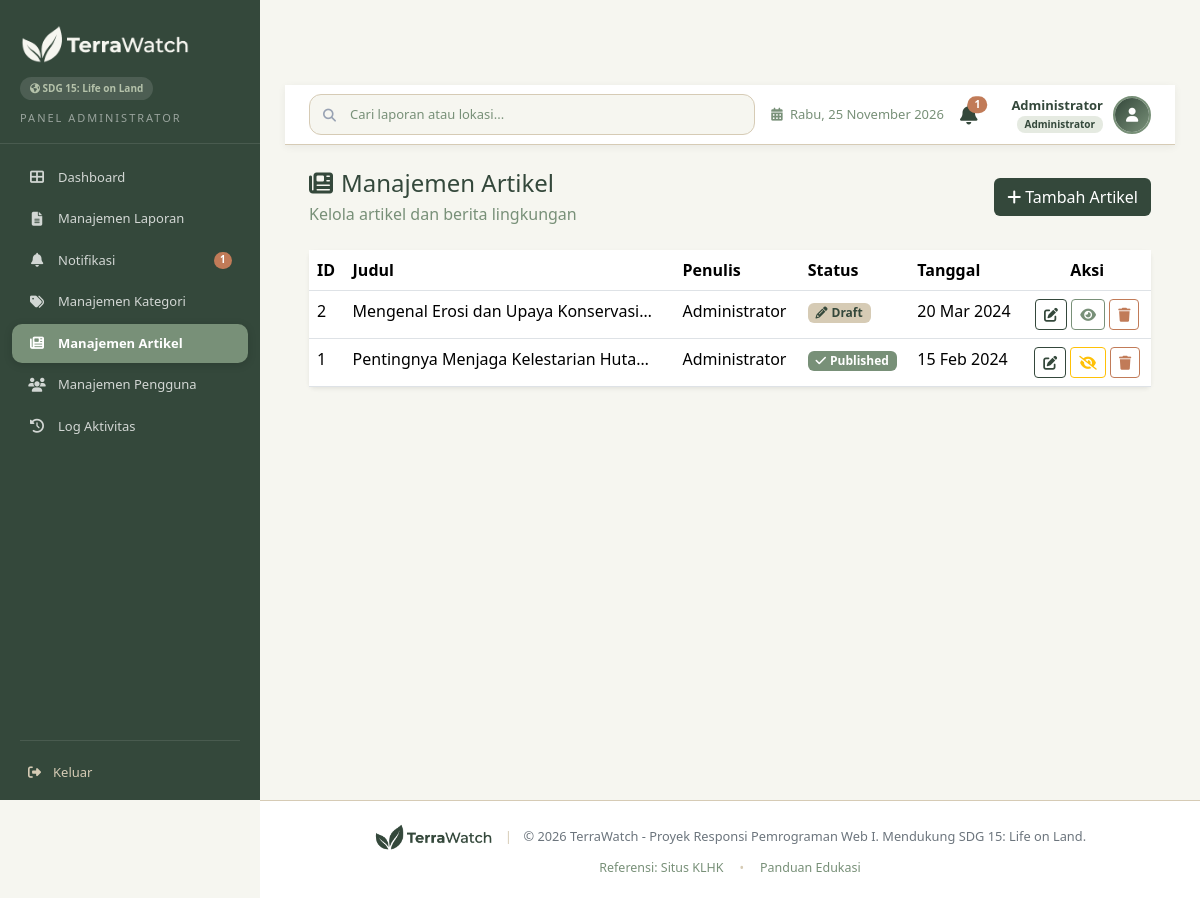
Screenshot of /admin/manajemen_artikel.php (signed in) with the database file from the repository.
### tables this page shows
CREATE TABLE `articles` (
  `article_id` INT                       NOT NULL AUTO_INCREMENT,
  `admin_id`   INT                       NOT NULL,
  `title`      VARCHAR(255)              NOT NULL,
  `content`    TEXT                      NOT NULL,
  `image`      VARCHAR(255)              NULL DEFAULT NULL,
  `status`     ENUM('Draft','Published') NOT NULL DEFAULT 'Draft',
  `created_at` TIMESTAMP                 NOT NULL DEFAULT CURRENT_TIMESTAMP,
  `updated_at` TIMESTAMP                 NOT NULL DEFAULT CURRENT_TIMESTAMP ON UPDATE CURRENT_TIMESTAMP,
  PRIMARY KEY (`article_id`),
  INDEX `idx_articles_created_at` (`created_at`),
  CONSTRAINT `fk_articles_admin` FOREIGN KEY (`admin_id`) REFERENCES `users`(`user_id`)
);

CREATE TABLE `users` (
  `user_id`       INT                  NOT NULL AUTO_INCREMENT,
  `name`          VARCHAR(100)         NOT NULL,
  `email`         VARCHAR(150)         NOT NULL,
  `password`      VARCHAR(255)         NOT NULL,
  `role`          ENUM('user','admin') NOT NULL DEFAULT 'user',
  `is_active`     TINYINT(1)           NOT NULL DEFAULT 1,
  `profile_photo` VARCHAR(255)         NULL DEFAULT NULL,
  `phone`         VARCHAR(20)          NULL DEFAULT NULL,
  `address`       TEXT                 NULL,
  `created_at`    TIMESTAMP            NOT NULL DEFAULT CURRENT_TIMESTAMP,
  PRIMARY KEY (`user_id`),
  UNIQUE INDEX `idx_users_email` (`email`)
);

### helpers/functions.php (called while the page is built, shortened)
<?php
function formatDate(string $date, string $format = 'd M Y'): string
{
    $months = [
        'Jan' => 'Jan', 'Feb' => 'Feb', 'Mar' => 'Mar',
        'Apr' => 'Apr', 'May' => 'Mei', 'Jun' => 'Jun',
        'Jul' => 'Jul', 'Aug' => 'Agu', 'Sep' => 'Sep',
        'Oct' => 'Okt', 'Nov' => 'Nov', 'Dec' => 'Des',
    ];
    $formatted = date($format, strtotime($date));
    return str_replace(array_keys($months), array_values($months), $formatted);
}

### admin/manajemen_artikel.php (the view, shortened to what this page needs)
<?php
require_once __DIR__ . '/../helpers/functions.php';
$stmt = $pdo->query("SELECT a.*, u.name as author_name FROM articles a LEFT JOIN users u ON a.admin_id = u.user_id ORDER BY a.created_at DESC");
$articles = $stmt->fetchAll(PDO::FETCH_ASSOC);
include __DIR__ . '/../includes/header.php';
include __DIR__ . '/../includes/admin_sidebar.php';
?>
<div class="main-content">
    <?php include __DIR__ . '/../includes/topbar.php'; ?>
    <div class="content-wrapper p-4">
        <div class="d-flex justify-content-between align-items-center mb-4">
            <div>
                <h4 class="mb-1"><i class="fas fa-newspaper me-2"></i>Manajemen Artikel</h4>
                <p class="text-muted mb-0">Kelola artikel dan berita lingkungan</p>
            </div>
            <a href="tambah_artikel.php" class="btn text-white" style="background-color:#34483B;">
                <i class="fas fa-plus me-1"></i>Tambah Artikel
            </a>
        </div>
        <div class="card border-0 shadow-sm">
            <div class="card-body p-0">
                <div class="table-responsive">
                    <table class="table table-hover mb-0">
                        <thead style="background-color: #F6F6F0;">
                            <tr>
                                <th>ID</th>
                                <th>Judul</th>
                                <th>Penulis</th>
                                <th>Status</th>
                                <th>Tanggal</th>
                                <th class="text-center">Aksi</th>
                            </tr>
                        </thead>
                        <tbody>
                            <?php if (empty($articles)): ?>
                            <tr><td colspan="6" class="text-center text-muted py-4"><i class="fas fa-newspaper fa-2x mb-2 d-block"></i>Belum ada artikel</td></tr>
                            <?php else: ?>
                            <?php foreach ($articles as $a): ?>
                            <tr>
                                <td><?= $a['article_id'] ?></td>
                                <td>
                                    <div class="text-truncate" style="max-width: 300px;">
                                        <?= htmlspecialchars($a['title']) ?>
                                    </div>
                                </td>
                                <td><?= htmlspecialchars($a['author_name'] ?? 'Admin') ?></td>
                                <td>
                                    <?php if ($a['status'] === 'Published'): ?>
                                    <span class="badge" style="background:#789078;color:#fff;"><i class="fas fa-check me-1"></i>Published</span>
                                    <?php else: ?>
                                    <span class="badge" style="background:#D6CBB5;color:#34483B;"><i class="fas fa-pencil-alt me-1"></i>Draft</span>
                                    <?php endif; ?>
                                </td>
                                <td><?= formatDate($a['created_at']) ?></td>
                                <td class="text-center">
                                    <a href="tambah_artikel.php?id=<?= $a['article_id'] ?>" class="btn btn-sm btn-outline-primary" title="Edit">
                                        <i class="fas fa-edit"></i>
                                    </a>
                                    <form method="POST" class="d-inline">
                                        <button type="submit" name="toggle_publish" class="btn btn-sm <?= $a['status'] === 'Published' ? 'btn-outline-warning' : 'btn-outline-success' ?>" title="<?= $a['status'] === 'Published' ? 'Set Draft' : 'Publish' ?>">
                                            <i class="fas fa-<?= $a['status'] === 'Published' ? 'eye-slash' : 'eye' ?>"></i>
                                        </button>
                                    </form>
                                    <button class="btn btn-sm btn-outline-danger" onclick="deleteArticle(<?= $a['article_id'] ?>, '<?= htmlspecialchars($a['title'], ENT_QUOTES) ?>')" title="Hapus">
                                        <i class="fas fa-trash"></i>
                                    </button>
                                </td>
                            </tr>
                            <?php endforeach; ?>
                            <?php endif; ?>
                        </tbody>
                    </table>
                </div>
            </div>
        </div>
    </div>
</div>
<?php include __DIR__ . '/../includes/footer.php'; ?>

### assets/css/style.css (style rules this page uses)
:root { --pine: #34483B; --sage: #789078; --soft-leaf: #B5C2AA; --cloud-cream: #F6F6F0; --stone-beige: #D6CBB5; --muted-terracotta: #C17B58; --primary-dark-green: #34483B; --secondary-green: #789078; --accent-green: #789078; --light-sage: #B5C2AA; --bg-light: #F6F6F0; --white: #FFFFFF; --status-pending: #C17B58; --status-verified: #789078; --status-in-progress: #789078; --status-completed: #34483B; --status-rejected: #C17B58; --status-revision: #C17B58; --maroon-btn: #C17B58; --sidebar-width: 260px; --cat-deforestasi: #34483B; --cat-degradasi: #789078; --cat-gambut: #C17B58; --amber-bg: #F6F6F0; --amber-border: #D6CBB5; --text-dark: #34483B; --text-muted: #789078; --border-color: #D6CBB5; }
* { margin: 0; padding: 0; box-sizing: border-box; }
body { font-family: 'Segoe UI', 'Inter', -apple-system, BlinkMacSystemFont, sans-serif; background-color: var(--bg-light); color: var(--text-dark); overflow-x: hidden; }
a { text-decoration: none; color: inherit; }
.main-content { margin-left: var(--sidebar-width); margin-top: 60px; padding: 25px; min-height: calc(100vh - 60px); background: var(--bg-light); }
.text-muted { color: var(--text-muted) !important; }
.btn-outline-primary { color: #34483B !important; border-color: #34483B !important; }
.btn-outline-success { color: #789078 !important; border-color: #789078 !important; }
.btn-outline-danger { color: #C17B58 !important; border-color: #C17B58 !important; }

### rows the page displays
articles: article_id "2", title "Mengenal Erosi dan Upaya Konservasi…", admin.name "Administrator", status "Draft" (drawn), created_at "20 Mar 2024"
articles: article_id "1", title "Pentingnya Menjaga Kelestarian Huta…", admin.name "Administrator", status "Published" (drawn), created_at "15 Feb 2024"

### other values shown
$unreadNotifCountAdmin "1"
$unreadCountTopbar "1"
$userName "Administrator"
$roleBadge "Administrator"
